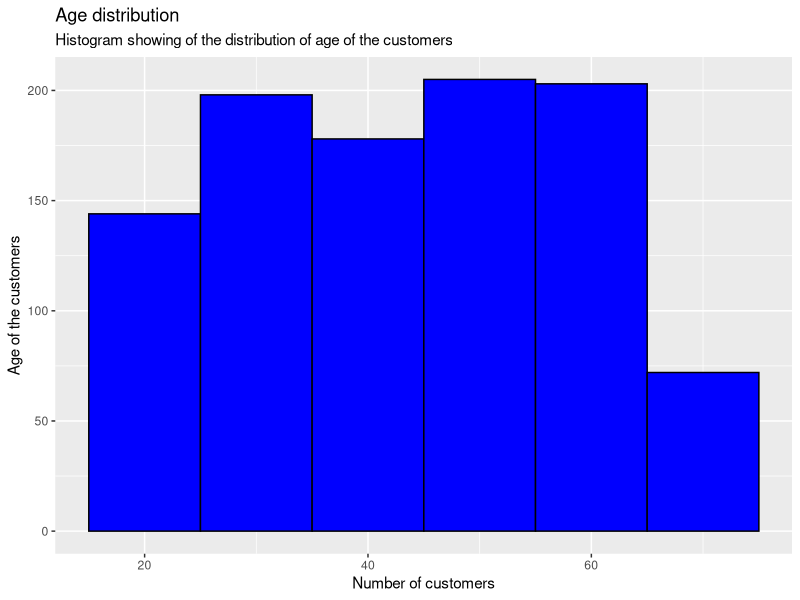
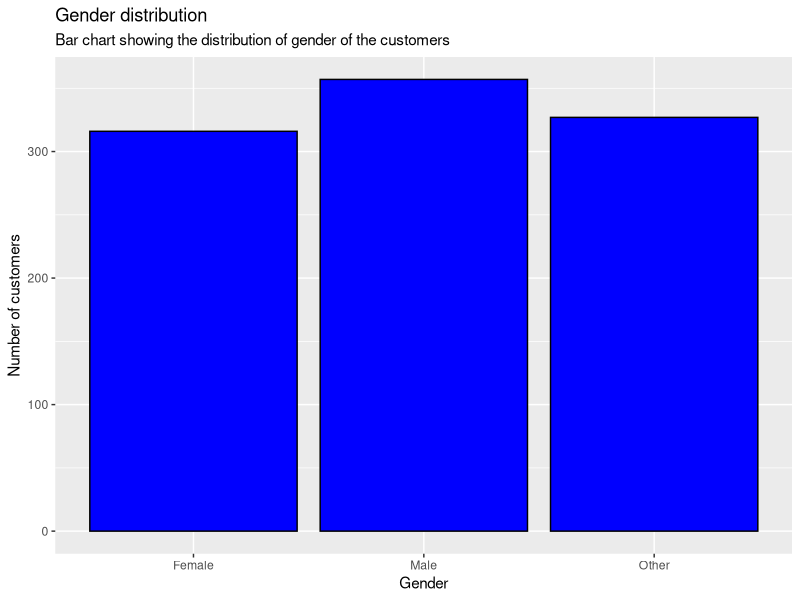
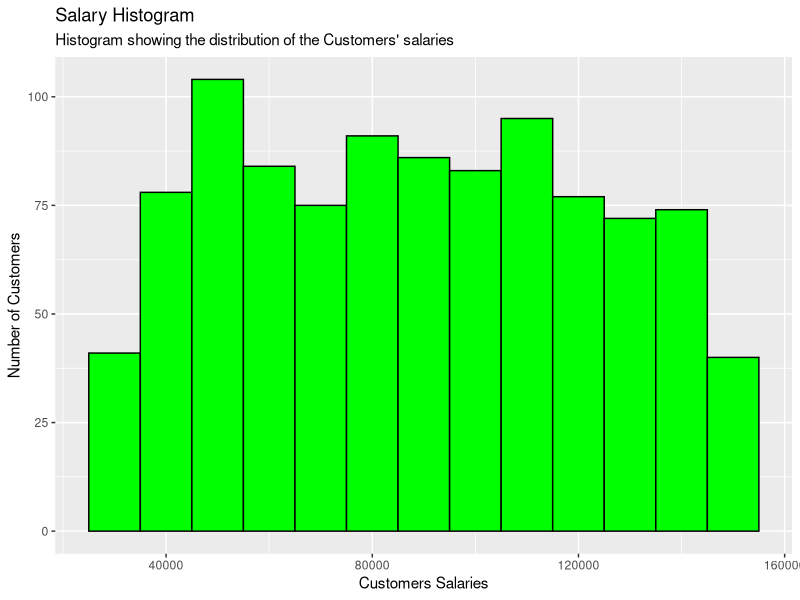
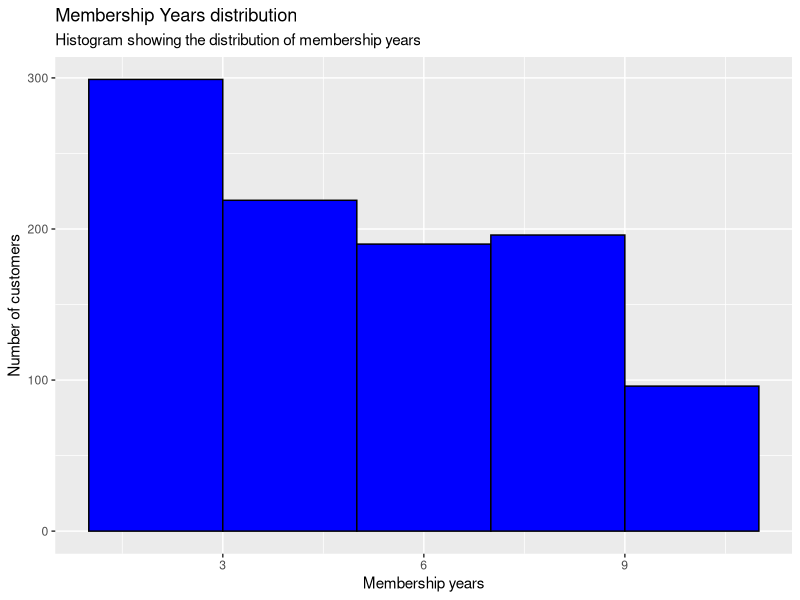
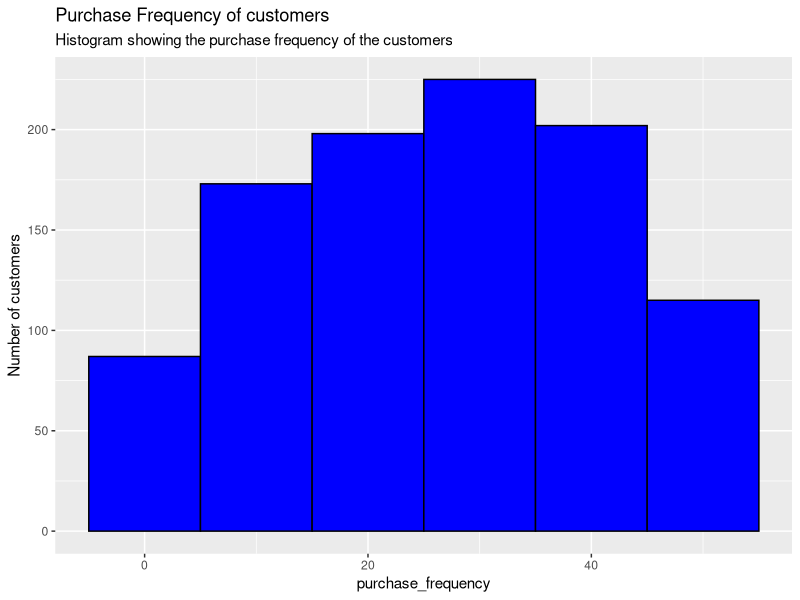
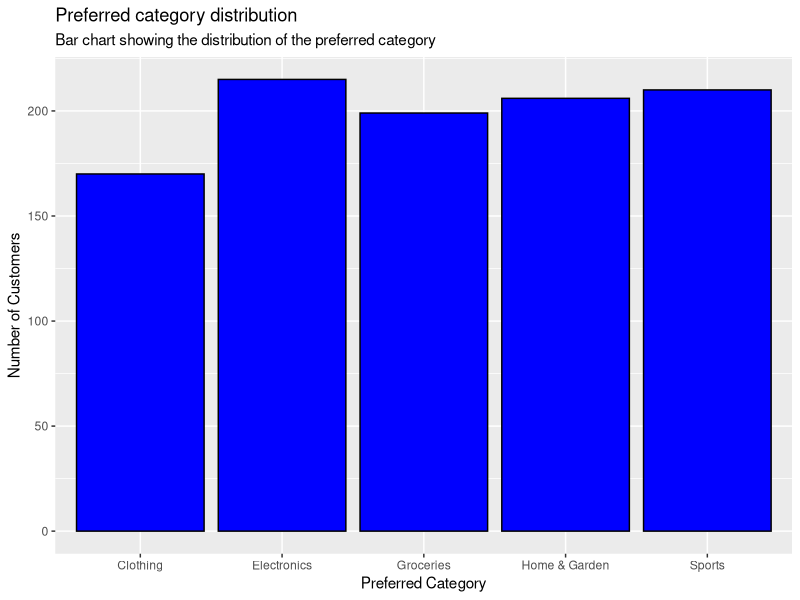
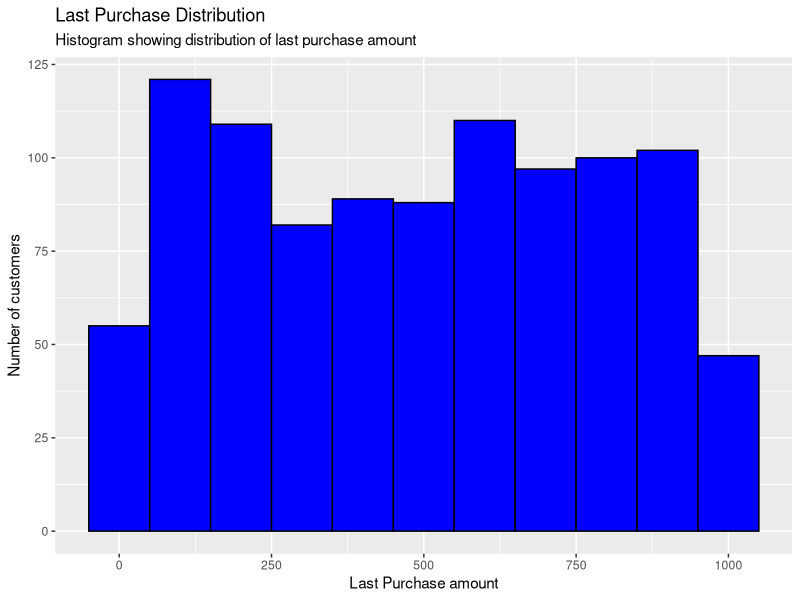

Generate these figures, in order, with R:
csd = read.csv('customer_segmentation_data.csv')

install.packages('tidyverse')

library(tidyverse)

# The data has no missing values therefore it is clean


# Histogram showing the distribution of age of the customers
age_hist_plot <- ggplot(data<- csd) +
  geom_histogram(mapping = aes(x=age), fill = 'blue', binwidth = 10, color = 'black') +
  labs(
    title = 'Age distribution',
    subtitle = 'Histogram showing of the distribution of age of the customers',
    x= 'Number of customers',
    y = 'Age of the customers'
  )

ggsave('Age Histogram image.png', plot = age_hist_plot, width = 6, height = 4)


# bar chart showing the distribution of gender of the customers
gender_count <- csd %>%
  dplyr::count(gender)

gender_bar <- ggplot(data = gender_count, aes(x = gender, y = n)) +
  geom_bar(stat = 'identity', fill = 'blue', color = 'black' ) +
  labs(
    title = 'Gender distribution',
    subtitle = 'Bar chart showing the distribution of gender of the customers',
    x = 'Gender',
    y = 'Number of customers'
  )
ggsave('Gender bar chart.png', plot = gender_bar, width = 6, height = 4)


# Histogram showing the distribution of the salary of the customers
salary_dist <- ggplot(data = csd, aes(x = income)) +
  geom_histogram(fill='green', binwidth = 10000, color= 'black' ) +
  labs(
    title = 'Salary Histogram',
    subtitle = "Histogram showing the distribution of the Customers' salaries",
    y = 'Number of Customers',
    x = 'Customers Salaries'
  )

ggsave('Salary Histogram.png', plot = salary_dist, width = 6, height= 4)

# Histogram showing the distribution of membership years
membership_dist <- ggplot(data = csd, aes(x=membership_years)) +
  geom_histogram(fill = 'blue', color= 'black', binwidth = 2) +
  labs(
    title = 'Membership Years distribution',
    subtitle = 'Histogram showing the distribution of membership years',
    x = 'Membership years',
    y = 'Number of customers'
  )
ggsave('Membership Years distribution.png', plot = membership_dist, width = 6, height = 4)

# distribution showing purchase frequency
purchase_freq <- ggplot(data= csd, aes(x = purchase_frequency)) +
  geom_histogram(fill= 'blue', color = 'black', binwidth = 10)  +
  labs (
    title = 'Purchase Frequency of customers',
    subtitle = 'Histogram showing the purchase frequency of the customers',
    y= 'Number of customers'
  )
ggsave('Purchase Frequency histogram.png', plot = purchase_freq, width = 6, height = 4)


# bar chart distribution of the preferred category

category_count <- csd %>% 
  dplyr::count(preferred_category)

cat_count_dist = ggplot(data = category_count, aes(x= preferred_category, y = n)) +
  geom_bar(stat = 'identity',fill= 'blue', color = 'black') +
  labs(
    title = 'Preferred category distribution',
    subtitle = 'Bar chart showing the distribution of the preferred category',
    x = 'Preferred Category',
    y = 'Number of Customers'
  )
ggsave('Preferred Category.png', plot = cat_count_dist, width = 6, height = 4)

# histogram showing the last purchase amount
last_purchase = ggplot(data = csd, aes(x=last_purchase_amount)) +
  geom_histogram(fill= 'blue', color = 'black', binwidth = 100) +
  labs (
    title = 'Last Purchase Distribution',
    subtitle = 'Histogram showing distribution of last purchase amount',
    x = 'Last Purchase amount',
    y = 'Number of customers'
  )

ggsave('last purchase distribution.png', plot = last_purchase, width = 6, height = 4)